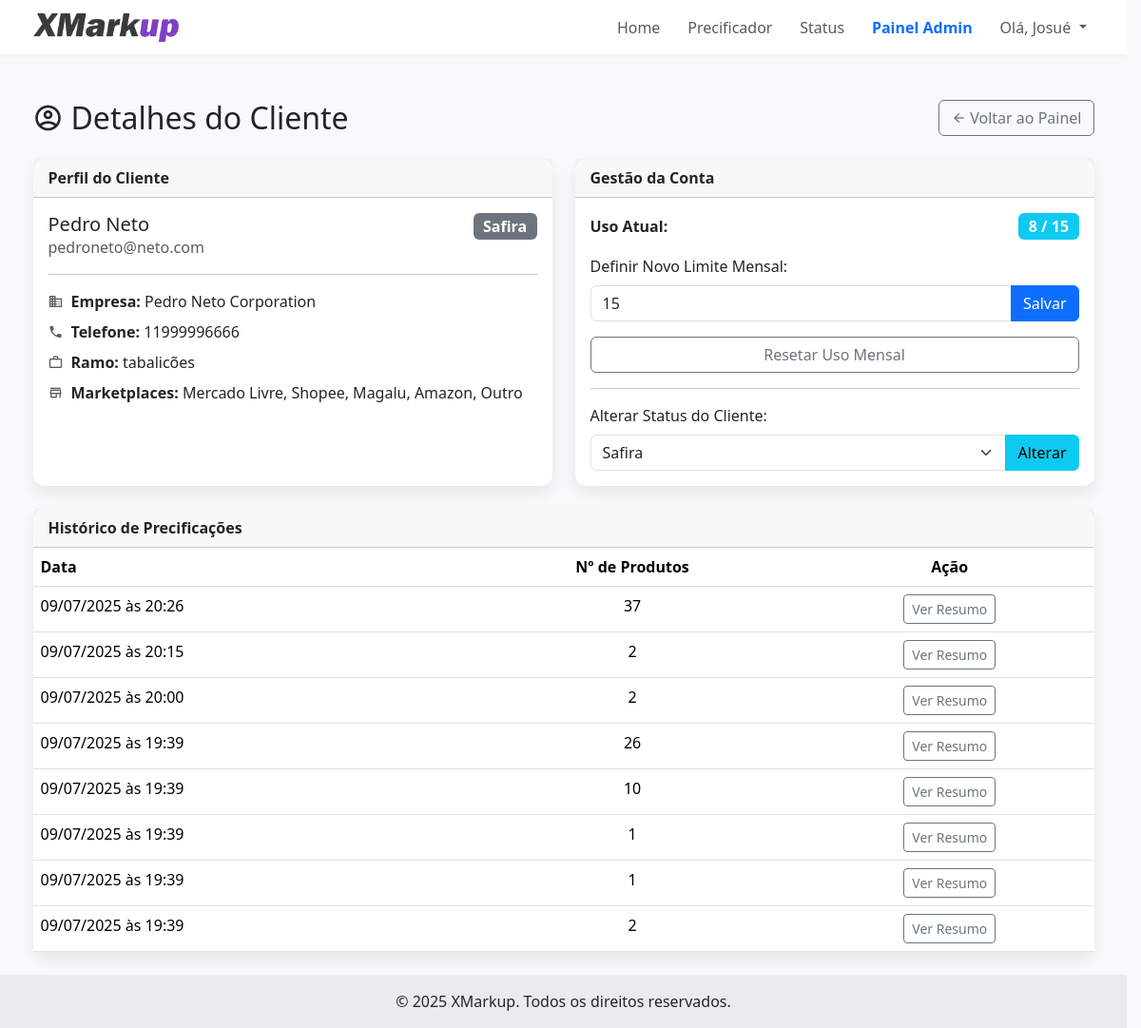
The app's page /admin/cliente/2 (signed in) with its own data.
### tables this page shows
CREATE TABLE users (
            id INTEGER PRIMARY KEY AUTOINCREMENT,
            email TEXT UNIQUE NOT NULL,
            password TEXT NOT NULL,
            nome_completo TEXT,
            empresa TEXT,
            telefone TEXT,
            ramo_atividade TEXT,
            marketplaces TEXT,
            is_admin BOOLEAN NOT NULL DEFAULT 0,
            
            -- COLUNAS DE GESTÃO DE CLIENTES --
            status_cliente TEXT NOT NULL DEFAULT 'Safira',
            precificacao_limit INTEGER NOT NULL DEFAULT 5,
            limit_reset_date TIMESTAMP,

            -- COLUNAS DE CONFIGURAÇÃO --
            default_margem REAL DEFAULT 0.0,
            default_comissao_site REAL DEFAULT 0.0,
            default_frete_site REAL DEFAULT 0.0,
            default_comissao_ml REAL DEFAULT 0.0,
            default_frete_ml REAL DEFAULT 0.0,
            default_comissao_shopee REAL DEFAULT 0.0,
            default_frete_shopee REAL DEFAULT 0.0
        );

### app.py (the view)
@app.route('/admin/cliente/<int:user_id>')
@login_required
@admin_required
def ver_cliente(user_id):
    db = get_db()
    cliente = db.execute("SELECT * FROM users WHERE id = ?", (user_id,)).fetchone()
    if not cliente:
        flash("Cliente não encontrado.", "danger")
        return redirect(url_for('admin_dashboard'))
    historico_raw = db.execute(
        "SELECT id, criado_em, dados_json FROM precificacoes WHERE user_id = ? ORDER BY criado_em DESC", (user_id,)
    ).fetchall()
    keys = cliente.keys()
    reset_date = cliente['limit_reset_date'] if 'limit_reset_date' in keys else None
    uso_recente = get_user_usage(db, cliente['id'], reset_date)
    historico_list = []
    for row in historico_raw:
        dados = json.loads(row['dados_json'])
        historico_list.append({
            'id': row['id'],
            'criado_em': datetime.strptime(row['criado_em'], '%Y-%m-%d %H:%M:%S'),
            'num_produtos': len(dados)
        })
    return render_template('admin_cliente_detalhes.html', cliente=cliente, historico=historico_list, uso_recente=uso_recente)

### app.py (called while the page is built, shortened)
def admin_required(f):
    @wraps(f)
    def decorated_function(*args, **kwargs):
        if not current_user.is_authenticated or not getattr(current_user, 'is_admin', False):
            flash("Acesso restrito a administradores.", "danger")
            return redirect(url_for('dashboard'))
        return f(*args, **kwargs)
    return decorated_function

def get_user_usage(db, user_id, last_reset_date=None):
    start_date = datetime.now() - timedelta(days=30)
    count = db.execute(
        "SELECT COUNT(id) FROM precificacoes WHERE user_id = ? AND criado_em > ?",
        (user_id, start_date)
    ).fetchone()[0]
    return count

@login_manager.user_loader
def load_user(user_id):
    db = get_db()
    user_data = db.execute('SELECT * FROM users WHERE id = ?', (user_id,)).fetchone()
    if user_data:
        keys = user_data.keys()
        return User(
            id=user_data['id'],
            email=user_data['email'],
            password=user_data['password'],
            nome_completo=user_data['nome_completo'],
            is_admin=user_data['is_admin'] if 'is_admin' in keys else False,
            status_cliente=user_data['status_cliente'] if 'status_cliente' in keys else 'Safira',
            precificacao_limit=user_data['precificacao_limit'] if 'precificacao_limit' in keys else 5,
            limit_reset_date=user_data['limit_reset_date'] if 'limit_reset_date' in keys else None
        )
    return None

### database.py (called while the page is built)
def get_db():
    if 'db' not in g:
        g.db = sqlite3.connect(DATABASE_NAME)
        g.db.row_factory = sqlite3.Row
    return g.db

### templates/admin_cliente_detalhes.html (shortened to what this page needs)
{% extends "base.html" %}
{% block content %}
<div class="container mt-4">
    <div class="d-flex justify-content-between align-items-center mb-4">
        <h2 class="mb-0">
            <span class="mdi mdi-account-circle-outline me-2"></span>Detalhes do Cliente
        </h2>
        <a href="{{ url_for('admin_dashboard') }}" class="btn btn-outline-secondary">
            <span class="mdi mdi-arrow-left me-1"></span>Voltar ao Painel
        </a>
    </div>
    <div class="row">
        <div class="col-lg-6 mb-4">
            <div class="card h-100">
                <div class="card-header fw-bold">
                    Perfil do Cliente
                </div>
                <div class="card-body">
                    <div class="d-flex justify-content-between align-items-start">
                        <div>
                            <h5 class="card-title mb-0">{{ cliente.nome_completo }}</h5>
                            <p class="card-text text-muted">{{ cliente.email }}</p>
                        </div>
                        {% set status_color = 'secondary' %}
                        {% if cliente.status_cliente == 'Esmeralda' %}{% set status_color = 'success' %}{% endif %}
                        {% if cliente.status_cliente == 'Diamante' %}{% set status_color = 'primary' %}{% endif %}
                        <span class="badge bg-{{ status_color }} fs-6">{{ cliente.status_cliente }}</span>
                    </div>
                    <hr>
                    <ul class="list-unstyled">
                        <li class="mb-2"><span class="mdi mdi-domain me-2 text-muted"></span><strong>Empresa:</strong> {{ cliente.empresa or 'Não informado' }}</li>
                        <li class="mb-2"><span class="mdi mdi-phone me-2 text-muted"></span><strong>Telefone:</strong> {{ cliente.telefone or 'Não informado' }}</li>
                        <li class="mb-2"><span class="mdi mdi-briefcase-outline me-2 text-muted"></span><strong>Ramo:</strong> {{ cliente.ramo_atividade or 'Não informado' }}</li>
                        <li class="mb-2"><span class="mdi mdi-store-outline me-2 text-muted"></span><strong>Marketplaces:</strong> {{ cliente.marketplaces.replace(',', ', ') if cliente.marketplaces else 'Não informado' }}</li>
                    </ul>
                </div>
            </div>
        </div>
        <div class="col-lg-6 mb-4">
            <div class="card h-100">
                <div class="card-header fw-bold">
                    Gestão da Conta
                </div>
                <div class="card-body">
                    <div class="d-flex justify-content-between align-items-center mb-3">
                        <span class="fw-bold">Uso Atual:</span>
                        <span class="badge bg-info fs-6">{{ uso_recente }} / {{ cliente.precificacao_limit }}</span>
                    </div>
                    <form action="{{ url_for('update_client_limit', user_id=cliente.id) }}" method="POST" class="mb-3">
                        <label for="novo_limite" class="form-label">Definir Novo Limite Mensal:</label>
                        <div class="input-group">
                            <input type="number" name="novo_limite" id="novo_limite" class="form-control" value="{{ cliente.precificacao_limit }}" min="0">
                            <button type="submit" class="btn btn-primary">Salvar</button>
                        </div>
                    </form>
                    <form action="{{ url_for('reset_client_usage', user_id=cliente.id) }}" method="POST" class="d-grid mb-3">
                        <button type="submit" class="btn btn-outline-secondary">Resetar Uso Mensal</button>
                    </form>
                    <hr>
                    <form action="{{ url_for('update_client_status', user_id=cliente.id) }}" method="POST">
                        <label for="novo_status" class="form-label">Alterar Status do Cliente:</label>
                        <div class="input-group">
                            <select name="novo_status" id="novo_status" class="form-select">
                                <option value="Safira" {% if cliente.status_cliente == 'Safira' %}selected{% endif %}>Safira</option>
                            </select>
                            <button type="submit" class="btn btn-info">Alterar</button>
                        </div>
                    </form>
                </div>
            </div>
        </div>
    </div>
    <div class="row">
        <div class="col-12">
            <div class="card">
                <div class="card-header fw-bold">
                    Histórico de Precificações
                </div>
                <div class="table-responsive">
                    <table class="table table-hover mb-0">
                        <thead>
                            <tr>
                                <th>Data</th>
                                <th class="text-center">Nº de Produtos</th>
                                <th class="text-center">Ação</th>
                            </tr>
                        </thead>
                        <tbody>
                            {% for prec in historico %}
                            <tr>
                                <td>{{ prec.criado_em.strftime('%d/%m/%Y às %H:%M') }}</td>
                                <td class="text-center">{{ prec.num_produtos }}</td>
                                <td class="text-center">
                                    <a href="{{ url_for('admin_ver_resumo_precificacao', prec_id=prec.id) }}" class="btn btn-sm btn-outline-secondary">Ver Resumo</a>
                                </td>
                            </tr>
                            {% endfor %}
                        </tbody>
                    </table>
                </div>
            </div>
        </div>
    </div>
</div>
{% endblock %}

### templates/base.html (shortened to what this page needs)
<!DOCTYPE html>
<html lang="pt-br">
<head>
    <link href="https://cdn.jsdelivr.net/npm/bootstrap@5.3.3/dist/css/bootstrap.min.css" rel="stylesheet">
    <link rel="stylesheet" href="https://cdn.jsdelivr.net/npm/@mdi/font@7.4.47/css/materialdesignicons.min.css">
    <link rel="stylesheet" href="{{ url_for('static', filename='css/style.css') }}">
</head>
<body>
    <nav class="navbar navbar-expand-lg navbar-light bg-white sticky-top">
        <div class="container">
            <a class="navbar-brand" href="{{ url_for('home') }}">
                <img src="{{ url_for('static', filename='logo.png') }}" alt="XMarkup Logo" height="30" class="d-inline-block align-text-top">
            </a>
            <div class="collapse navbar-collapse" id="navbarNav">
                <ul class="navbar-nav ms-auto">
                    <li class="nav-item">
                        <a class="nav-link {% if request.endpoint == 'home' %}active{% endif %}" href="{{ url_for('home') }}">Home</a>
                    </li>
                    <li class="nav-item">
                        <a class="nav-link {% if request.endpoint == 'precificador' %}active{% endif %}" href="{{ url_for('precificador') }}">Precificador</a>
                    </li>
                    <li class="nav-item">
                        <a class="nav-link {% if request.endpoint == 'status' %}active{% endif %}" href="{{ url_for('status') }}">Status</a>
                    </li>
                    {% if current_user.is_authenticated %}
                        {% if current_user.is_admin %}
                        <li class="nav-item">
                            <a class="nav-link text-primary fw-bold {% if request.endpoint == 'admin_dashboard' %}active{% endif %}" href="{{ url_for('admin_dashboard') }}">Painel Admin</a>
                        </li>
                        {% endif %}
                        <li class="nav-item dropdown">
                            <a class="nav-link dropdown-toggle" href="#" id="navbarDropdown" role="button" data-bs-toggle="dropdown" aria-expanded="false">
                                Olá, {{ current_user.nome_completo.split(' ')[0] }}
                            </a>
                        </li>
                    {% endif %}
                </ul>
            </div>
            </div>
    </nav>
    <main class="py-4">
        {% block content %}{% endblock %}
    </main>
    <footer class="text-center p-3 mt-auto" style="background-color: #e9ecef;">
        <p class="mb-0">&copy; 2025 XMarkup. Todos os direitos reservados.</p>
    </footer>
</body>
</html>

### static/css/style.css (style rules this page uses)
html { scrollbar-gutter: stable; }
body { background-color: #f0f2f5; }
.card { border-radius: 0.75rem; border: none; box-shadow: 0 0.5rem 1rem rgba(0, 0, 0, 0.08); }
.mdi { margin-right: 0.5rem; }
.navbar-nav .nav-item { margin-left: 0.8rem; }
.navbar-nav .nav-link { padding: 0.5rem 1rem; border-radius: 50rem; transition: background-color 0.2s ease-in-out, color 0.2s ease-in-out; }

### templates/base.html (style rules this page uses)
body { background-color: #f8f9fa; min-height: 100vh; display: flex; flex-direction: column; }
main { flex: 1; }
.navbar { box-shadow: 0 2px 4px rgba(0,0,0,.04); }

### records on screen
users: nome_completo "Josué"
users: nome_completo "Pedro Neto", email "pedroneto@neto.com", status_cliente "Safira", empresa "Pedro Neto Corporation", telefone "11999996666", ramo_atividade "tabalicões", marketplaces "Mercado Livre, Shopee, Magalu, Amazon, Outro", precificacao_limit "15", novo_limite "15", novo_status "Safira"

### other values on screen
{{ uso_recente }} "8"
{{ prec.criado_em.strftime('%d/%m/%Y às %H:%M') }} "09/07/2025 às 20:26" "09/07/2025 às 20:15" "09/07/2025 às 20:00" "09/07/2025 às 19:39" "09/07/2025 às 19:39" "09/07/2025 às 19:39" "09/07/2025 às 19:39" "09/07/2025 às 19:39"
{{ prec.num_produtos }} "37" "2" "2" "26" "10" "1" "1" "2"
